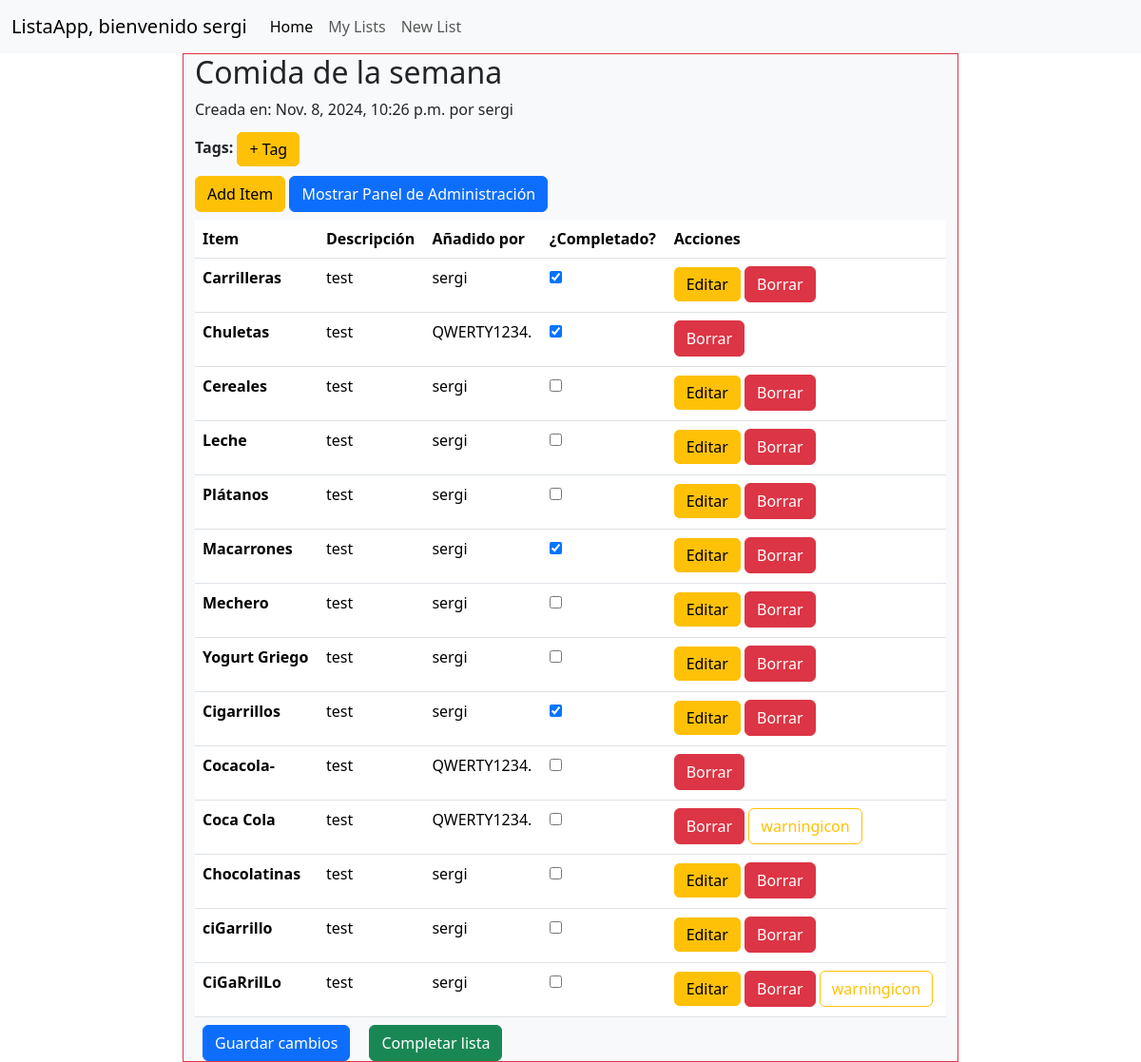
The page /lists/8/ (signed in) on the database as committed earlier.
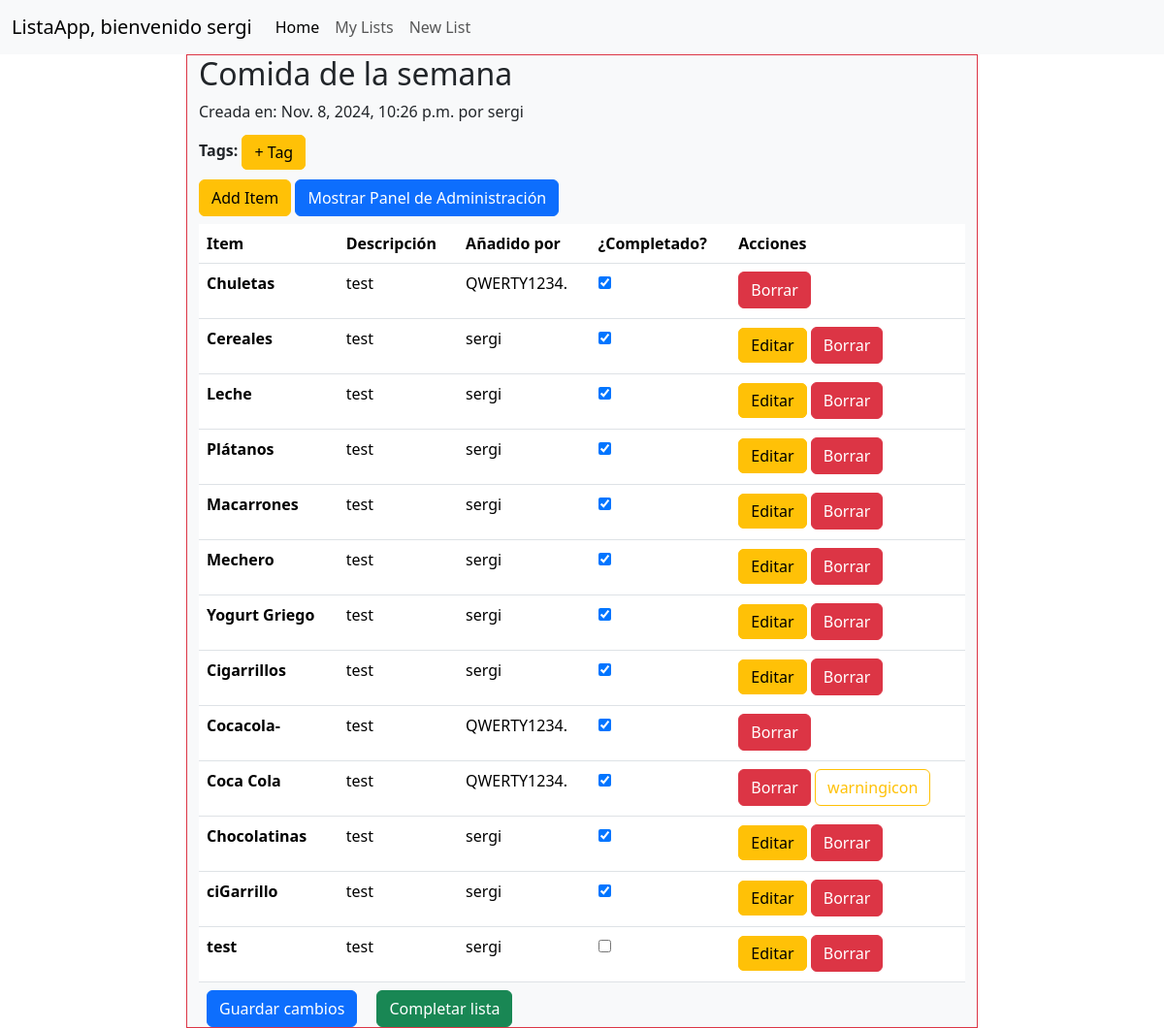
The same page on the database as committed later.
### lists/models.py (models this page shows, shortened)
class List(models.Model):
    name = models.CharField(max_length=50)
    description = models.CharField(max_length=256)
    creator = models.ForeignKey(User, on_delete=models.CASCADE, related_name="created_lists")
    created_on = models.DateTimeField(auto_now_add=True)
    collaborators = models.ManyToManyField(User, related_name="collaborated_lists", blank=True)
    last_modified = models.DateTimeField(auto_now=True)
    modified_by = models.ForeignKey(User, on_delete=models.CASCADE, blank=True, null=True)

class Item(models.Model):
    list = models.ForeignKey(List, on_delete=models.CASCADE)
    added_by = models.ForeignKey(User, on_delete=models.CASCADE, related_name='added_items')
    name = models.CharField(max_length=40)
    description = models.CharField(max_length=256)
    added_on = models.DateTimeField(auto_now_add=True)
    is_done = models.BooleanField(null=False, default=False)
    last_modified = models.DateTimeField(auto_now=True)
    modified_by = models.ForeignKey(User, on_delete=models.CASCADE, blank=True, null=True)

### lists/views.py (the view)
# urls.py: path('<int:list_id>/', views.list_details, name='list_details'),
@login_required
def list_details(request, list_id):
    list = get_object_or_404(List.objects.filter(Q(creator=request.user) | Q(collaborators=request.user)).distinct(),pk=list_id)
    items = Item.objects.filter(list=list_id).order_by('added_on')
    tags = Tag.objects.filter(list=list_id)
    return render(request, 'list_details.html',{
        'title': "Detalles de la lista",
        'list': list,
        'items': items,
        'tags': tags
    })

### lists/templates/list_details.html (shortened to what this page needs)
{% extends 'base_lists.html' %}
{% block content %}
    <div class="row">
        <div id="items-container" class="col-12 col-md-10 col-lg-8 border border-danger bg-light mx-auto">
            <h2>{{ list.name }}</h2>
            <p>Creada en: {{ list.created_on }} por {{list.creator}}</p>
            <p><b>Tags:</b>
                <a class="btn btn-warning d-inline" href="{% url 'add_tag' list_id=list.id %}">+ Tag</a>
            </p>
            <a class="btn btn-warning" href="{% url 'add_item' list.id %}">Add Item</a>
            <button class="btn btn-primary" id="toggle-admin-panel">Mostrar Panel de Administración</button>
            <table class="table my-2">
                <thead>
                    <tr>
                        <th scope="col">Item</th>
                        <th scope="col">Descripción</th>
                        <th scope="col">Añadido por</th>
                        <th scope="col">¿Completado?</th>
                        <th scope="col">Acciones</th>
                    </tr>
                </thead>
                <tbody>
                    {% for item in items %}
                        <tr>
                            <th scope="row">{{ item.name }}</th>
                            <td>
                                {% if item.description %}
                                    <p>{{ item.description }}</p>
                                {% else %}
                                    <p>Vacío</p>
                                {% endif %}
                            </td>
                            <td>{{ item.added_by }}</td>
                            <td>
                                <input type="checkbox" class="is-done-checkbox" data-item-id="{{ item.id }}" {% if item.is_done %}checked{% endif %}>
                            </td>
                            <td>
                                {% if item.added_by == request.user %}
                                    <a class="btn btn-warning d-inline" href="{% url 'modify_item' list_id=list.id item_id=item.id %}">Editar</a>
                                {% endif %}
                                {% if item.added_by == request.user or list.creator == request.user %}
                                    <form class="d-inline" action="{% url 'delete_item' list_id=list.id item_id=item.id %}" method="post">
                                        <button class="btn btn-danger">Borrar</button>
                                    </form>
                                {% endif %}
                            </td>
                        </tr>
                    {% endfor %}
                </tbody>
            </table>
            <form id="update-form">
                <button type="button" id="save-changes" class="btn btn-primary mx-2">Guardar cambios</button>
                <button type="button" id="complete-list" class="btn btn-success mx-2">Completar lista</button>
            </form>
        </div>
    </div>
{% endblock %}

### lists/templates/base_lists.html (shortened to what this page needs)
<!DOCTYPE html>
<html lang="en">
<head>
    <link href="https://cdn.jsdelivr.net/npm/bootstrap@5.3.3/dist/css/bootstrap.min.css" rel="stylesheet">
</head>
<body>
    <nav class="navbar navbar-expand-lg bg-body-tertiary">
        <div class="container-fluid">
            <a class="navbar-brand" href="{% url 'home' %}">ListaApp, bienvenido {{user}}</a>
            <div class="collapse navbar-collapse" id="navbarSupportedContent">
                <ul class="navbar-nav me-auto mb-2 mb-lg-0">
                    <li class="nav-item">
                        <a class="nav-link active" aria-current="page" href="{% url 'home' %}">Home</a>
                    </li>
                    {% if user.is_authenticated %}
                        <li class="nav-item">
                            <a class="nav-link" href="{% url 'lists' %}">My Lists</a>
                        </li>
                        <li class="nav-item">
                            <a class="nav-link" href="{% url 'create_list' %}">New List</a>
                        </li>
                    {% endif %}
                </ul>
            </div>
        </div>
    </nav>
    {% block content %}
    {% endblock %}
</body>
</html>

Rows that differ between the two databases and show on the page:
removed Item: name "Carrilleras", description "test", added_by "sergi", is_done "☑", shows "Editar", shows "Borrar"
removed Item: name "CiGaRrilLo", description "test", added_by "sergi", shows "Editar", shows "Borrar"
changed Item "Cereales": is_done "☐" → "☑"
changed Item "Leche": is_done "☐" → "☑"
changed Item "Plátanos": is_done "☐" → "☑"
changed Item "Mechero": is_done "☐" → "☑"
changed Item "Yogurt Griego": is_done "☐" → "☑"
changed Item "Cocacola-": is_done "☐" → "☑"
changed Item "Coca Cola": is_done "☐" → "☑"
changed Item "Chocolatinas": is_done "☐" → "☑"
changed Item "ciGarrillo": is_done "☐" → "☑"
added Item: name "test", description "test", added_by "sergi", shows "Editar", shows "Borrar"
